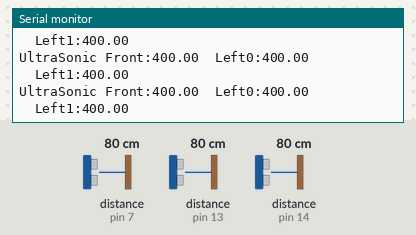
A sketch run on a simulated Arduino Uno, built with avr-gcc and run on an emulated ATmega328P. Shown: the last lines printed to the serial monitor. The inputs (shaded band) are chosen by the test bench; at power-on: distance to the obstacle (sensors on pin 7, pin 13, pin 14) 80 cm. The echo pulse lasts 58.3 µs per cm.

Above: at 1.2 s.
1.3 s: distance to the obstacle (sensor on pin 7) set to 2 cm
At 1.48 s:
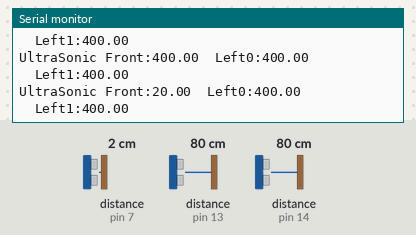
4.3 s: distance to the obstacle (sensor on pin 13) set to 2 cm
At 4.67 s:
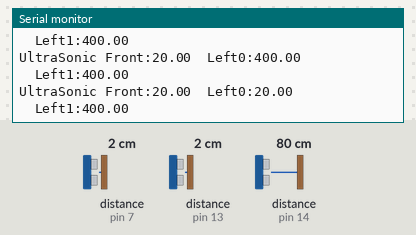
5.8 s: distance to the obstacle (sensor on pin 14) set to 2 cm
At 6.12 s:
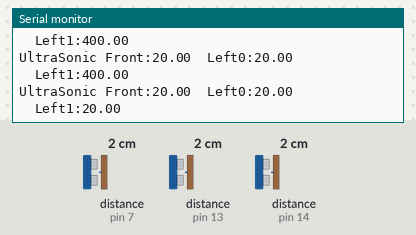
7.3 s: distance to the obstacle (sensor on pin 7) set to 4 cm
At 7.34 s:
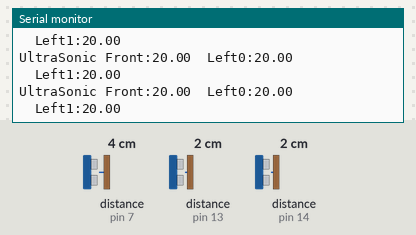
8.8 s: distance to the obstacle (sensor on pin 13) set to 4 cm
At 8.98 s:
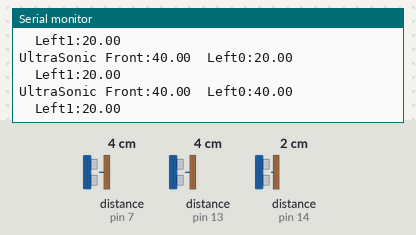
10.3 s: distance to the obstacle (sensor on pin 14) set to 4 cm
At 10.61 s:
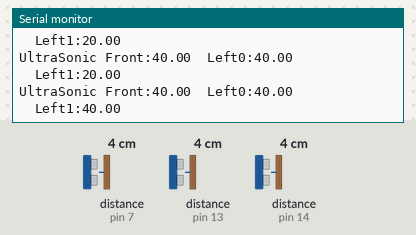
Timing chart, 0 to 12.8 s (numbered marks = the images above; inputs shaded):
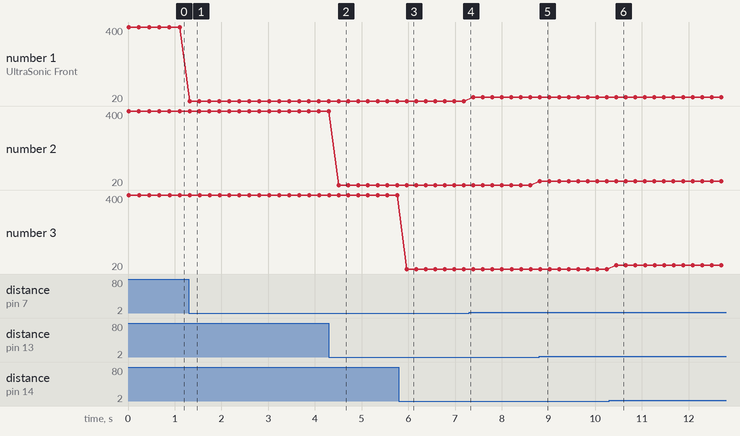

The sketch:

HCSR04.ino
```cpp
// https://github.com/jeremylindsayni/Bifrost.Arduino.Sensors.HCSR04
//超音波
#include "ultra_sonic.h"

ultra_sonic radar;

void setup() {

  Serial.begin(115200);   // 與電腦序列埠連線
  Serial.println("HCSR04 test ready!\n");

  radar.setup( true );
}

void loop() {

  radar.read();
  // Serial.println("read()");
  delay( 200 );
}
```

const.h
```cpp
#ifndef CONST_H
#define CONST_H

#define PRINT_SERIAL 1

// HC-SR04 超音波測距模組
// 前方
#define TRIG_PIN_FRONT 4
#define ECHO_PIN_FRONT 7

// 左側 前方
#define TRIG_PIN_LEFT1 12
#define ECHO_PIN_LEFT1 13

// 左側 後方
#define TRIG_PIN_LEFT2 15
#define ECHO_PIN_LEFT2 14

#define MAX_DIST 400 // 最大距離 mm

#endif
```

ultra_sonic.cpp
```cpp
#include "ultra_sonic.h"

HCSR04 hcsr04_f(TRIG_PIN_FRONT, ECHO_PIN_FRONT, US_MIN_DIST, US_MAX_DIST);
HCSR04 hcsr04_l1(TRIG_PIN_LEFT1, ECHO_PIN_LEFT1, US_MIN_DIST, US_MAX_DIST); // 左前
HCSR04 hcsr04_l2(TRIG_PIN_LEFT2, ECHO_PIN_LEFT2, US_MIN_DIST, US_MAX_DIST); // 左後

ultra_sonic::ultra_sonic()
{
}

ultra_sonic::~ultra_sonic()
{
}

void ultra_sonic::read()
{
  // Serial.print("ultra_sonic::read()");
  this->mm_front = hcsr04_f.distanceInMillimeters();
  this->mm_left1 = hcsr04_l1.distanceInMillimeters();
  this->mm_left2 = hcsr04_l2.distanceInMillimeters();

  // Serial.print("ultra_sonic::read() 2");
  if (this->mm_front > MAX_DIST || this->mm_front <= -1)
    this->mm_front = MAX_DIST;
  if (this->mm_left1 > MAX_DIST || this->mm_left1 <= -1)
    this->mm_left1 = MAX_DIST;
  if (this->mm_left2 > MAX_DIST || this->mm_left2 <= -1)
    this->mm_left2 = MAX_DIST;

  if (this->print_serial)
  {
    Serial.print("UltraSonic Front:");
    Serial.print(this->mm_front);
    Serial.print("\tLeft0:");
    Serial.println(this->mm_left1);
    Serial.print("\tLeft1:");
    Serial.println(this->mm_left2);
  }
}
```

ultra_sonic.h
```cpp
#ifndef ARDUINO_ULTRA_SONIC_H
#define ARDUINO_ULTRA_SONIC_H
#include <Arduino.h>
#include "const.h"
// https://github.com/jeremylindsayni/Bifrost.Arduino.Sensors.HCSR04
// 超音波
#include <hcsr04.h>

// 最小偵測距離 10 mm
#define US_MIN_DIST 10

// 最大偵測距離 400 mm
#define US_MAX_DIST 400

class ultra_sonic
{
private:
	bool print_serial = false; // 要不要輸出文字到序列埠

public:
	float mm_front = 0;		   // 距離前車 mm
	float mm_left1 = 0;		   // 距離左牆 前 mm
	float mm_left2 = 0;		   // 距離左牆 後 mm

	ultra_sonic();
	~ultra_sonic();

	void setup(bool print_serial) { this->print_serial = print_serial; }
	void read();

	float getFront() { return mm_front; }
	float getLeft1() { return mm_left1; }
	float getLeft2() { return mm_left2; }
};
#endif
```

Measured:
- after the input at 1.3 s, the serial monitor: prints a new line at once (image 1)
- after the input at 4.3 s, the serial monitor: prints a new line after 0.21 s (image 2)
- after the input at 5.8 s, the serial monitor: prints a new line after 0.17 s (image 3)
- after the input at 8.8 s, the serial monitor: prints a new line at once (image 5)
- after the input at 10.3 s, the serial monitor: prints a new line after 0.15 s (image 6)
- plotted number 1: 400 → 20 after the input at 1.3 s, 20 → 40 after the input at 7.3 s
